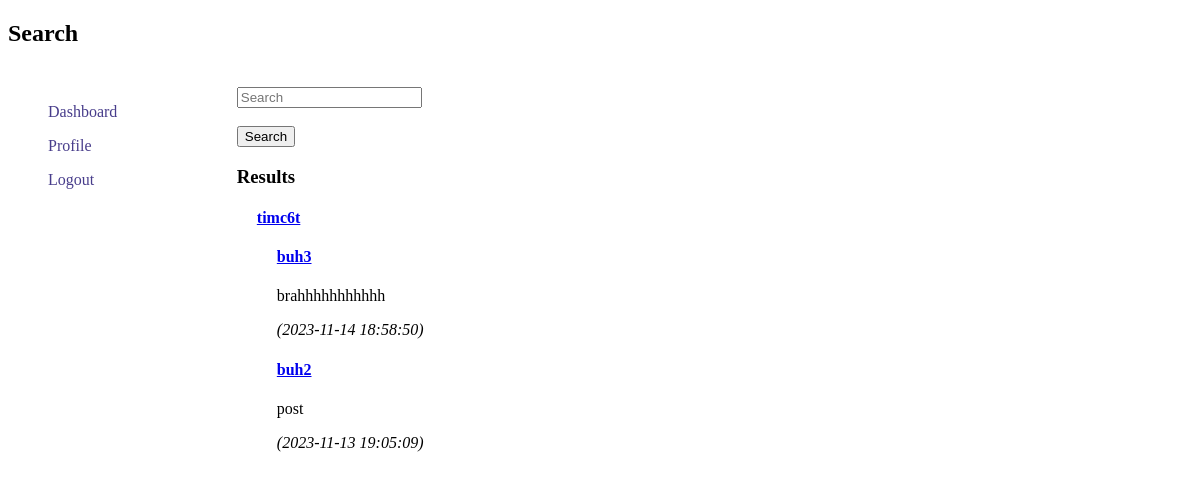
Before: /search.php?term=timc6t (signed in) with the older database file.
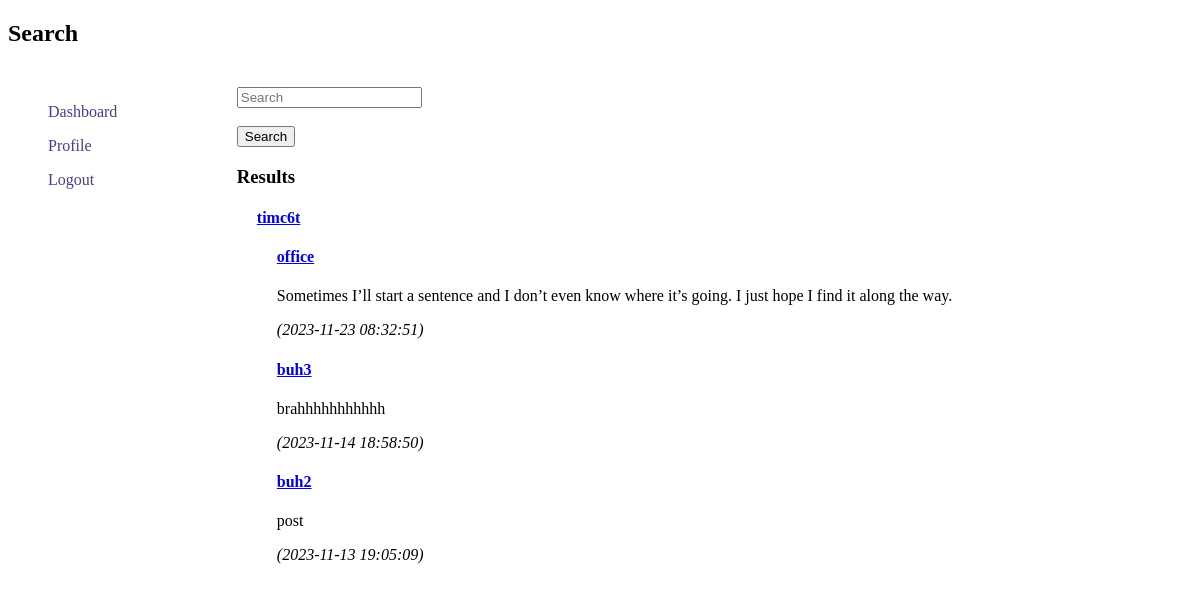
After: the same page with the newer database file.
### tables this page shows
CREATE TABLE `users` (
  `user_id` int(11) NOT NULL,
  `username` varchar(50) NOT NULL,
  `email` varchar(100) NOT NULL,
  `password` varchar(255) NOT NULL,
  `activation_key` varchar(100) DEFAULT NULL,
  `profile_image` varchar(255) NOT NULL,
  `is_activated` tinyint(1) DEFAULT 0,
  `created_at` timestamp NOT NULL DEFAULT current_timestamp()
);

CREATE TABLE `texts` (
  `text_id` int(11) NOT NULL,
  `user_id` int(11) DEFAULT NULL,
  `title` varchar(255) DEFAULT NULL,
  `content` text NOT NULL,
  `is_public` tinyint(1) DEFAULT 1,
  `created_at` timestamp NOT NULL DEFAULT current_timestamp()
);

### search.php (the view, shortened to what this page needs)
<?php
require_once "config.php";
$user_id = $_SESSION["user_id"];
if ($_SERVER["REQUEST_METHOD"] == "GET" && isset($_GET["term"])) {
    $search_term = $_GET["term"];
    $sql_search_user = "SELECT user_id, username, profile_image
                        FROM users
                        WHERE username LIKE ? AND user_id != ?
                        ORDER BY username";
    $stmt_search_user = mysqli_prepare($link, $sql_search_user);
    $search_term_like = "%$search_term%";
    mysqli_stmt_bind_param($stmt_search_user, "si", $search_term_like, $user_id);
    if (mysqli_stmt_execute($stmt_search_user)) {
        $result_search_user = mysqli_stmt_get_result($stmt_search_user);
        $search_results_users = mysqli_fetch_all($result_search_user, MYSQLI_ASSOC);
    } else {
        echo "Error searching for users: " . mysqli_error($link);
    }
}
?>
<!DOCTYPE html>
<html lang="en">
<head>
    <link rel="stylesheet" href="styles.css">
</head>
<body>
    <h2>Search</h2>
    <div class="body">
        <div id="navbar">
                <p><a class="no-line-navbar" href="dashboard.php">Dashboard</a></p>
                <p><a class="no-line-navbar" href="profile.php?user_id=<?php echo $user_id; ?>">Profile</a></p>
                <p><a class="no-line-navbar" href="logout.php">Logout</a></p>
        </div>
        <div id="results-search">
            <form method="GET" action="search.php">
                <input type="text" id="search_term" name="term" placeholder="Search"><br><br>
                <input type="submit" value="Search">
            </form>
            <?php if (isset($search_results_users)): ?>
                <h3>Results</h3>
                <?php foreach ($search_results_users as $user): ?>
                    <?php $searched_user_id = $user["user_id"]; ?>
                    <div>
                        <h4><a href='profile.php?user_id=<?= $searched_user_id ?>'><?= $user["username"] ?></a></h4>
                        <?php
                            $sql_searched_user_posts = "SELECT text_id, title, content, created_at
                                                        FROM texts
                                                        WHERE user_id = ?
                                                        ORDER BY created_at DESC";
                            $stmt_searched_user_posts = mysqli_prepare($link, $sql_searched_user_posts);
                            mysqli_stmt_bind_param($stmt_searched_user_posts, "i", $searched_user_id);
                            if (mysqli_stmt_execute($stmt_searched_user_posts)) {
                                $result_searched_user_posts = mysqli_stmt_get_result($stmt_searched_user_posts);
                                $searched_user_posts = mysqli_fetch_all($result_searched_user_posts, MYSQLI_ASSOC);
                                foreach ($searched_user_posts as $post) {
                                    echo '<div class="user-posts">';
                                    echo "<h4><a href='posts.php?user_id=$searched_user_id&text_id={$post["text_id"]}'>{$post["title"]}</a></h4>";
                                    echo "<p>{$post["content"]}</p>";
                                    echo "<p><em>({$post["created_at"]})</em></p>";
                                    echo "</div>";
                                }
                            } else {
                                echo "Error fetching user's posts: " . mysqli_error($link);
                            }
                        ?>
                    </div>
                <?php endforeach; ?>
            <?php endif; ?>
        </div>
    </div>
</body>
</html>

Changed rows visible on the page:
added texts: title "office", content "Sometimes I’ll start a sentence and I don’t even know where it’s going. I just hope I find it along the way.", created_at "2023-11-23 08:32:51"
